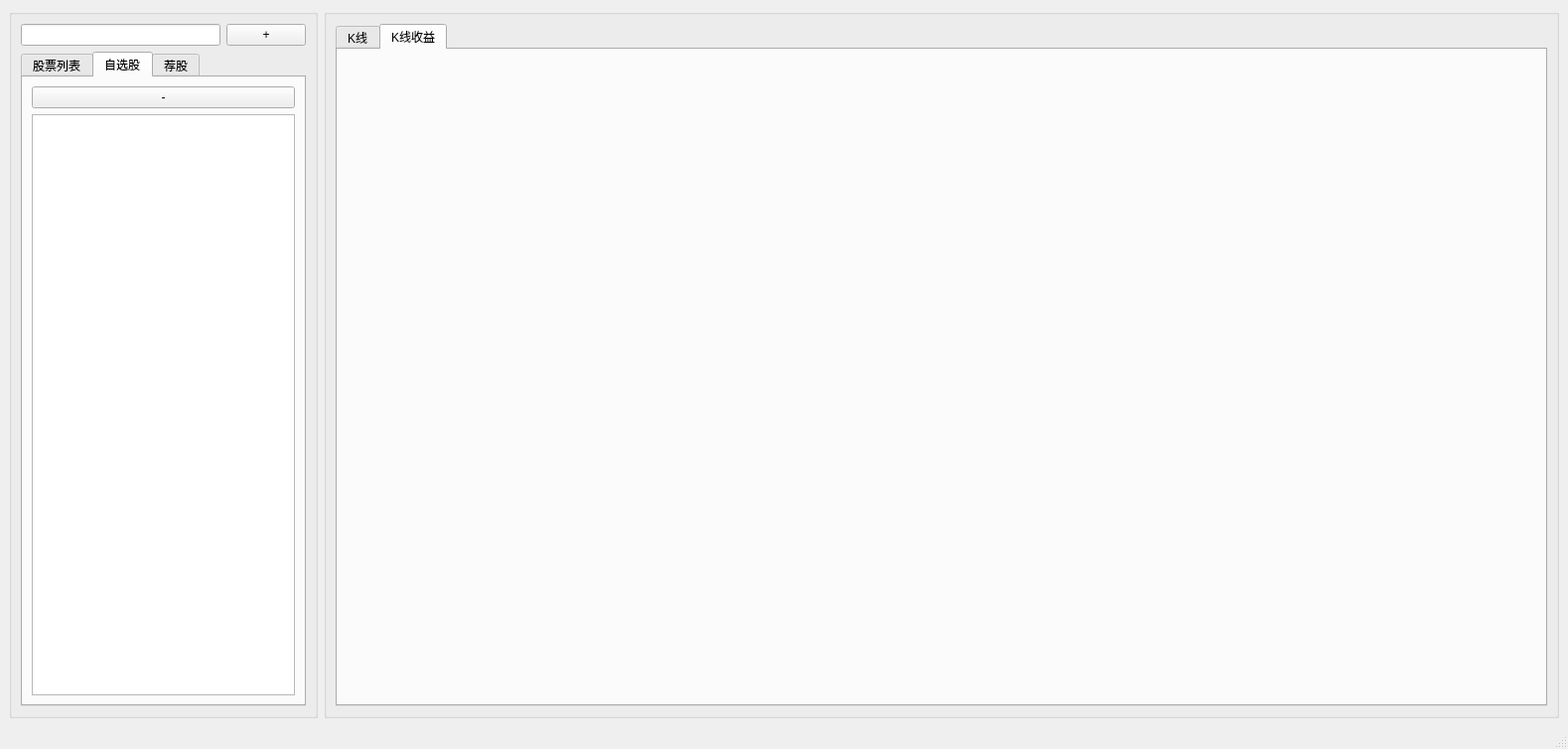
<?xml version="1.0" encoding="UTF-8"?>
<ui version="4.0">
 <class>MainWindow</class>
 <widget class="QMainWindow" name="MainWindow">
  <property name="geometry">
   <rect>
    <x>0</x>
    <y>0</y>
    <width>1579</width>
    <height>754</height>
   </rect>
  </property>
  <property name="windowTitle">
   <string>MainWindow</string>
  </property>
  <widget class="QWidget" name="centralwidget">
   <layout class="QGridLayout" name="gridLayout_4">
    <item row="0" column="0">
     <widget class="QGroupBox" name="groupBox">
      <property name="sizePolicy">
       <sizepolicy hsizetype="Maximum" vsizetype="Minimum">
        <horstretch>0</horstretch>
        <verstretch>0</verstretch>
       </sizepolicy>
      </property>
      <property name="minimumSize">
       <size>
        <width>311</width>
        <height>681</height>
       </size>
      </property>
      <property name="title">
       <string/>
      </property>
      <layout class="QGridLayout" name="gridLayout_2">
       <item row="0" column="0">
        <widget class="QLineEdit" name="custom_edit"/>
       </item>
       <item row="0" column="1">
        <widget class="QPushButton" name="pushButton">
         <property name="text">
          <string>+</string>
         </property>
        </widget>
       </item>
       <item row="1" column="0" colspan="2">
        <widget class="QTabWidget" name="tabWidget">
         <property name="currentIndex">
          <number>1</number>
         </property>
         <widget class="QWidget" name="tab">
          <attribute name="title">
           <string>股票列表</string>
          </attribute>
          <layout class="QGridLayout" name="gridLayout">
           <item row="0" column="0">
            <widget class="QListWidget" name="listWidget">
             <property name="minimumSize">
              <size>
               <width>256</width>
               <height>552</height>
              </size>
             </property>
            </widget>
           </item>
          </layout>
         </widget>
         <widget class="QWidget" name="tab_2">
          <attribute name="title">
           <string>自选股</string>
          </attribute>
          <layout class="QGridLayout" name="gridLayout_5">
           <item row="1" column="0">
            <widget class="QListWidget" name="listWidget_2">
             <property name="autoFillBackground">
              <bool>false</bool>
             </property>
            </widget>
           </item>
           <item row="0" column="0">
            <widget class="QPushButton" name="pushButton_2">
             <property name="text">
              <string>-</string>
             </property>
            </widget>
           </item>
          </layout>
         </widget>
         <widget class="QWidget" name="tab_5">
          <attribute name="title">
           <string>荐股</string>
          </attribute>
          <layout class="QGridLayout" name="gridLayout_6">
           <item row="0" column="0">
            <widget class="QTableView" name="tableView"/>
           </item>
          </layout>
         </widget>
        </widget>
       </item>
      </layout>
     </widget>
    </item>
    <item row="0" column="1">
     <widget class="QGroupBox" name="groupBox_2">
      <property name="minimumSize">
       <size>
        <width>511</width>
        <height>631</height>
       </size>
      </property>
      <property name="title">
       <string/>
      </property>
      <layout class="QVBoxLayout" name="verticalLayout_3">
       <item>
        <widget class="QTabWidget" name="tabWidget_2">
         <property name="currentIndex">
          <number>1</number>
         </property>
         <widget class="QWidget" name="tab_3">
          <attribute name="title">
           <string>K线</string>
          </attribute>
          <layout class="QGridLayout" name="gridLayout_3">
           <item row="0" column="0">
            <layout class="QVBoxLayout" name="verticalLayout"/>
           </item>
          </layout>
         </widget>
         <widget class="QWidget" name="tab_4">
          <attribute name="title">
           <string>K线收益</string>
          </attribute>
          <layout class="QGridLayout" name="gridLayout_7">
           <item row="0" column="0">
            <layout class="QVBoxLayout" name="verticalLayout_2"/>
           </item>
          </layout>
         </widget>
        </widget>
       </item>
      </layout>
     </widget>
    </item>
   </layout>
  </widget>
  <widget class="QStatusBar" name="statusbar"/>
 </widget>
 <resources/>
 <connections/>
</ui>
